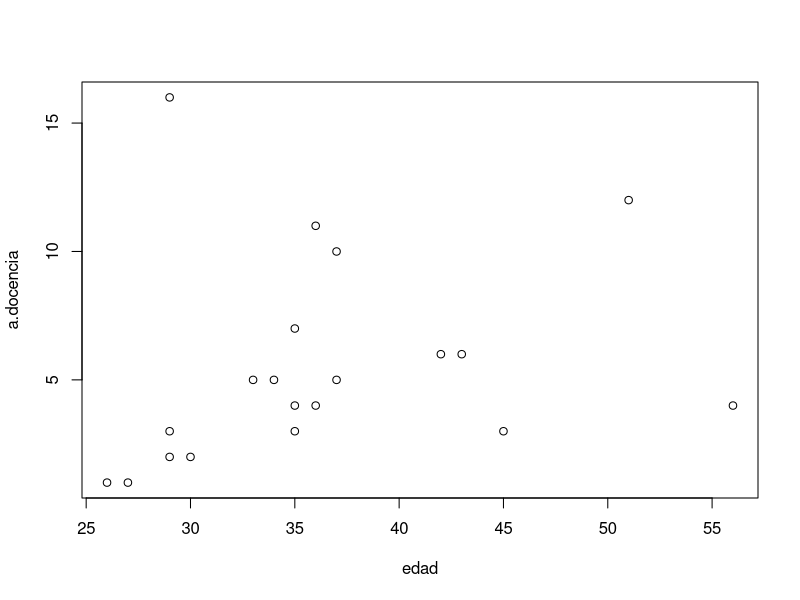
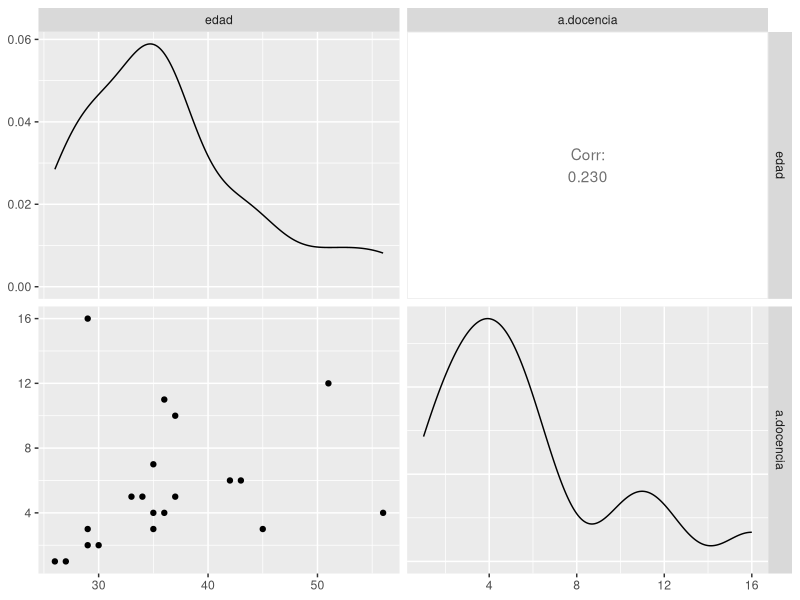
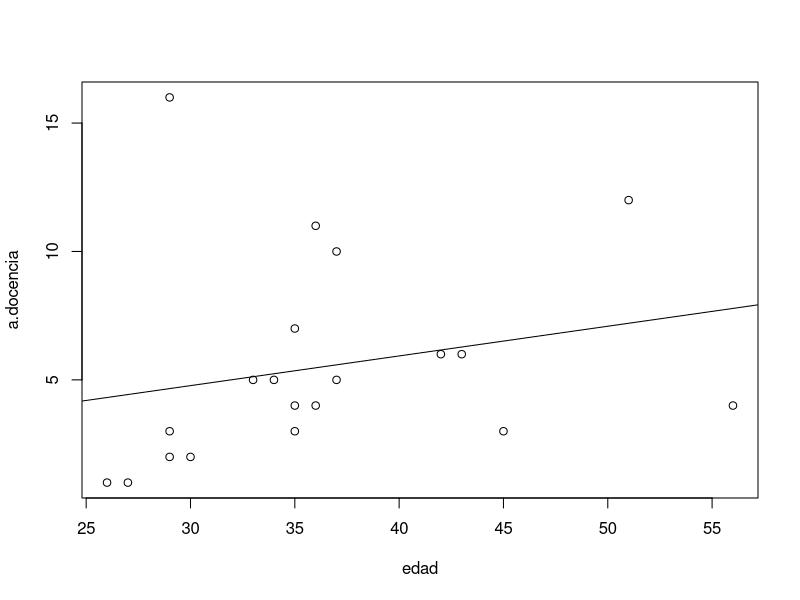
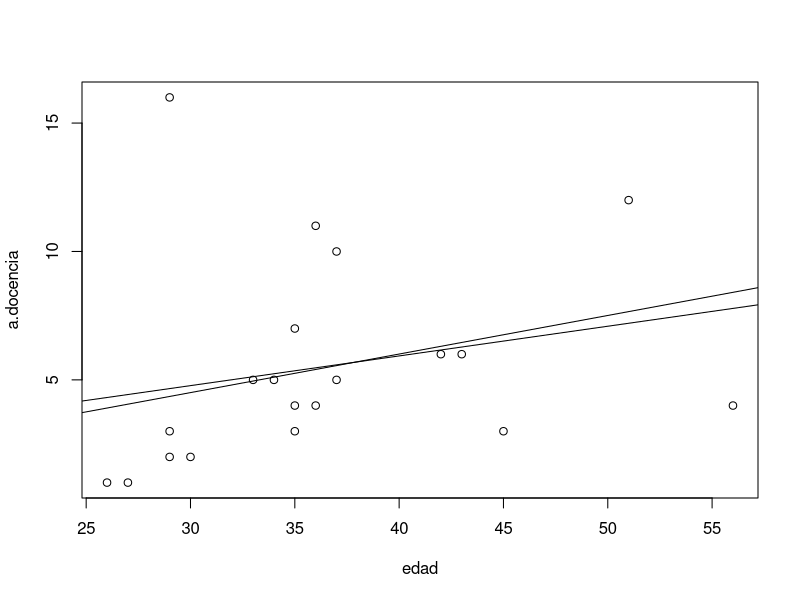
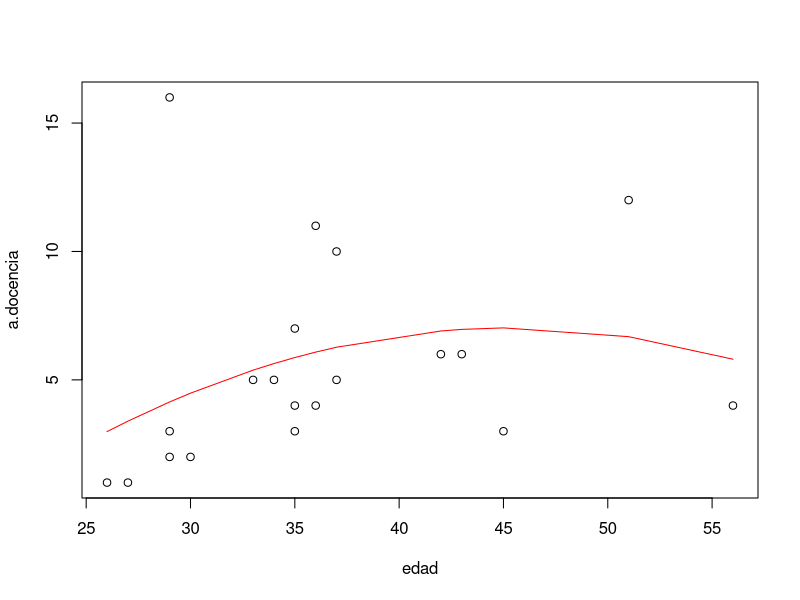
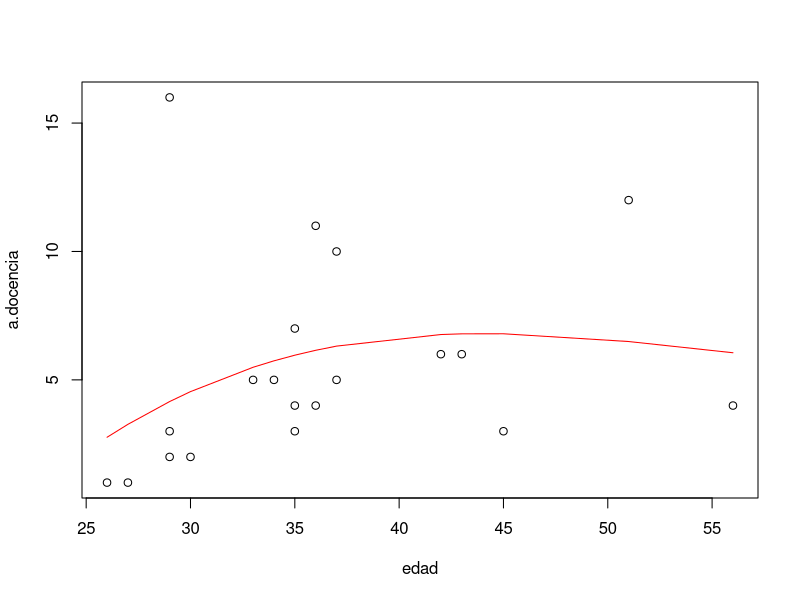
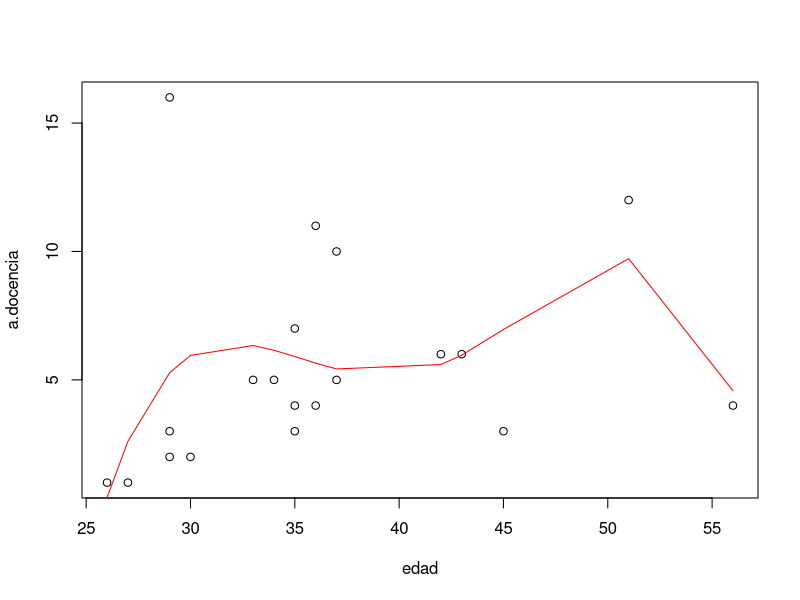
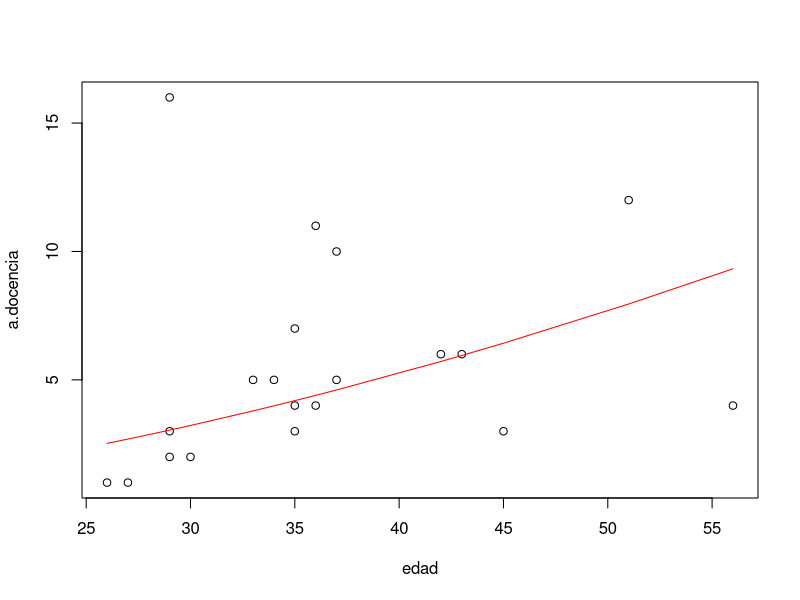

Source code (R) for these figures, in order:
## ---- chunk 1
a.docencia <- c(3,1,1,2,5,6,12,7,3,10,6,11,4,4,16,4,5,3,5,2)
edad <- c(35,27,26,30,33,42,51,35,45,37,43,36,36,56,29,35,37,29,34,29)
df<-data.frame(edad,a.docencia)
df
plot(df)
## ---- chunk 2
library(GGally)
library(Hmisc)
## ---- chunk 3
ggpairs(df[,1:2])
## ---- chunk 4
corrs<-rcorr(as.matrix(df))
corrs
## ---- chunk 5
Y<-a.docencia
X<-edad
#Función para montaje de modelos lineales
lm(Y~X) -> mod_reg  #Y~X quiere decir que queremos explicar Y en función de X
mod_reg
## ---- chunk 6
summary(mod_reg)
## ---- chunk 7
plot(edad,a.docencia)
abline(mod_reg)
## ---- chunk 8
cor(edad,a.docencia)^2
## ---- chunk 9
mod_reg$coefficients
## ---- chunk 10
mod_reg$coefficients[1]
## ---- chunk 11
mod_reg$residuals
## ---- chunk 12

mod_no_intercept<-lm(Y~X-1)
summary(mod_no_intercept)
## ---- chunk 13
plot(edad,a.docencia)
abline(mod_reg)
abline(mod_no_intercept)
## ---- chunk 14
r2<-lm(a.docencia~edad+I(edad^2))
summary(r2)
## ---- chunk 15
plot(a.docencia~edad)
lines(sort(edad), fitted(r2)[order(edad)], col='red') 
## ---- chunk 16
nuevosdatos <- data.frame(edad=c(30,40,50))
predict.lm(r2,newdata = nuevosdatos)
## ---- chunk 17
r3<-lm(a.docencia~edad+I(edad^2)+I(edad^3))
summary(r3)
## ---- chunk 18
plot(a.docencia~edad)
lines(sort(edad), fitted(r3)[order(edad)], col='red') 
## ---- chunk 19
predict.lm(r3,newdata = nuevosdatos)
## ---- chunk 20
r4<-lm(a.docencia~edad+I(edad^2)+I(edad^3)+I(edad^4))
summary(r4)
## ---- chunk 21
plot(a.docencia~edad)
lines(sort(edad), fitted(r4)[order(edad)], col='red') 
## ---- chunk 22
#OJO, la función log es (Logarithms and Exponentials), por si lleva a engaño.
rpot<-lm(log(a.docencia)~log(edad))
summary(rpot)
## ---- chunk 23
plot(a.docencia~edad)
lines(sort(edad), exp(fitted(rpot)[order(edad)]), col='red') 
## ---- chunk 24
nuevosdatos <- data.frame(edad=c(30,40,50))
predict.lm(rpot,newdata = nuevosdatos)
exp(predict.lm(rpot,newdata = nuevosdatos))  #Ajustamos la predicción con la función exponencial. El modelo te entrena para saber que valores de Y tenemos que pasarle a la función exponencial. La función predict-lm, es genérica. Por tanto tenemos que asjutarla en función del modelo que estamos usando.
## ---- chunk 25
#La función exponencial es de la forma e^x, donde e es el número de euler. 
num_e<-exp(1)
#para x=30, el modelo nos devuelve el valor de Y 1.170792. Si lo ajustamos con la función exponencial
exp(1.170792)
#Es decir, la función de predicción no devuelve el valor calculado. Devuelve el valor al cual debemos aplicar la función correspondiente. Por tanto a veces tienes que ajustar los datos.
## ---- chunk 26
A <- structure(list(Time = c(0, 1, 2, 4, 6, 8, 9, 10, 11, 12, 13, 
14, 15, 16, 18, 19, 20, 21, 22, 24, 25, 26, 27, 28, 29, 30), 
Counts = c(126.6, 101.8, 71.6, 101.6, 68.1, 62.9, 45.5, 41.9, 
46.3, 34.1, 38.2, 41.7, 24.7, 41.5, 36.6, 19.6, 
22.8, 29.6, 23.5, 15.3, 13.4, 26.8, 9.8, 18.8, 25.9, 19.3)), .Names = c("Time", "Counts"), row.names = c(1L, 2L,
3L, 5L, 7L, 9L, 10L, 11L, 12L, 13L, 14L, 15L, 16L, 17L, 19L, 20L, 21L, 22L, 23L, 25L, 26L, 27L, 28L, 29L, 30L,
31L), class = "data.frame")
## ---- chunk 27
attach(A)
names(A)

## ---- chunk 28
exponential.model <- lm(log(Counts)~ Time)
summary(exponential.model)
## ---- chunk 29
timevalues <- seq(0, 30, 0.1)
Counts.exponential2 <- exp(predict(exponential.model,list(Time=timevalues)))
Counts.exponential2
## ---- chunk 30
plot(Time, Counts,pch=16)
lines(timevalues, Counts.exponential2,lwd=2, col = "red", xlab = "Time (s)", ylab = "Counts")
## ---- chunk 31
lm(a.docencia~log(edad))->rlog
summary(rlog)
## ---- chunk 32
plot(a.docencia~edad)
lines(sort(edad), fitted(rlog)[order(edad)], col='red') 
## ---- chunk 33
predict.lm(rlog,newdata = nuevosdatos)
## ---- chunk 34
lm(a.docencia~I(1/edad))->rhiper
summary(rhiper)
## ---- chunk 35
plot(a.docencia~edad)
lines(sort(edad), fitted(rhiper)[order(edad)], col='red') 
## ---- chunk 36
predict.lm(rhiper,newdata = nuevosdatos)
## ---- chunk 37
lm(I(1/a.docencia)~I(1/edad)) -> rdobleinver
summary(rdobleinver)
## ---- chunk 38
set.seed(0)
x <- runif(100,1,50)
y <- 10+log(3*x)+rnorm(100,sd = 0.4)
dat <- data.frame(x=x,y=y)


## ---- chunk 39
p = ggplot(dat,aes(x,y))
## ---- chunk 40
p + geom_point() 
## ---- chunk 41
X<-dat$x
Y<-dat$y
lineal<-lm(Y~X)
summary(lineal)
## ---- chunk 42
plot(Y~X)
lines(sort(X), fitted(lineal)[order(X)], col='red') 
## ---- chunk 43
cuad<-lm(Y~X+I(X^2))
summary(cuad)
## ---- chunk 44
plot(Y~X)
lines(sort(X), fitted(cuad)[order(X)], col='red') 
## ---- chunk 45
lrlog<-lm(Y~log(X))
summary(lrlog)
## ---- chunk 46
plot(Y~X)
lines(sort(X), fitted(lrlog)[order(X)], col='red') 
